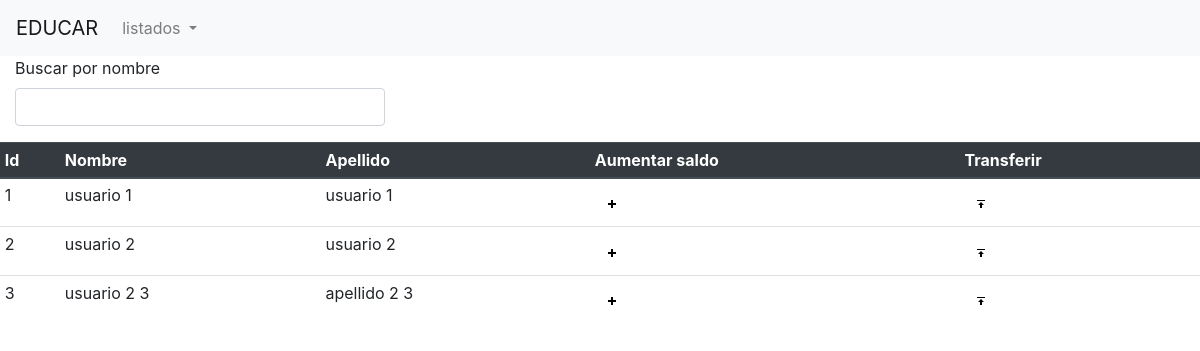
The page / on the database its author committed.
### tables this page shows
CREATE TABLE `usuario` (
  `ID_USUARIO` int(11) NOT NULL,
  `NOMBRE` varchar(45) NOT NULL,
  `APELLIDO` varchar(45) NOT NULL,
  `SALDO` varchar(45) NOT NULL
);

### Admin/ComparModelo.php (called while the page is built, shortened)
<?php
class Conexion {
  private $servidor = "sql302.epizy.com";
  private $usuario = "epiz_28376393";
  private $contrasena = "WbnuPIIhQtKdzbn";
  private $based = "epiz_28376393_educar";
  private $conexion;
  private $result;
  public function conectar() {
    $this->conexion = new mysqli(
        $this->servidor, $this->usuario, $this->contrasena, $this->based
    );
    return true;
  }
  public function consulta($Campos, $Tabla, $Criterio, $Orden, $adicion = '', $adicionFin = '') {
    $sql = " SELECT $Campos FROM $Tabla";
    if (!empty($Orden)) {
      $sql = $sql . " ORDER BY $Orden";
    }
    if ($this->result = $this->conexion->query($sql)) {
    }
  }
  function sigRegistro() {
    return $this->result->fetch_assoc();
  }
}

### index.php (the view, shortened to what this page needs)
<?php
include 'Admin/ComparModelo.php';
?>
<!doctype html>
<html lang="es">
<head>
    <link rel="stylesheet" href="bootstrap-4/4.1/css/bootstrap.min.css" />
</head>
<body>
    <div class="" style="width : 100%; height : 100vh;">
        <?php
        include('menu.php');
        ?>
        <div class="form-group col-4">
            <label>Buscar por nombre</label>
            <input type="text" class="form-control buscar" id="buscar" name="buscar">
        </div>
        <div>
            <table class="table tableUsuarios table-sm table-hover">
                <thead class="thead-dark">
                    <tr>
                        <th style="width : 60px;">Id</th>
                        <th>Nombre</th>
                        <th>Apellido</th>
                        <th>Aumentar saldo</th>
                        <th>Transferir</th>
                    </tr>
                </thead>
                <tbody>
                    <?php
                    $DB = new Conexion();
                    $DB->conectar();
                        $DB->Consulta('ID_USUARIO, NOMBRE, APELLIDO', 'usuario', '', 'ID_USUARIO');
                    while ($usuario = $DB->sigRegistro()) {
                    ?>
                        <tr>
                            <td><?php echo $usuario['ID_USUARIO']; ?></td>
                            <td><?php echo $usuario['NOMBRE']; ?></td>
                            <td><?php echo $usuario['APELLIDO']; ?></td>
                            <td>
                                <button onclick="aumentarSaldo(<?php echo $usuario['ID_USUARIO']; ?>)" type="button" class="btn btn-primary-outline aumentarSaldo" data-toggle="modal" data-target="#exampleModal"><img src="bootstrap-4/open-iconic-master/svg/plus.svg"></button>
                            </td>
                            <td>
                                <button onclick="transferir(<?php echo $usuario['ID_USUARIO']; ?>)" id="transferir" type="button" class="btn btn-primary-outline transferir" data-toggle="modal" data-target="#exampleModal"><img src="bootstrap-4/open-iconic-master/svg/data-transfer-upload.svg"></button>
                            </td>
                        </tr>
                    <?php
                    }
                    ?>
                </tbody>
            </table>
        </div>
    </div>
</body>
</html>

### rows shown on the page
usuario: ID_USUARIO "1", NOMBRE "usuario 1", APELLIDO "usuario 1"
usuario: ID_USUARIO "2", NOMBRE "usuario 2", APELLIDO "usuario 2"
usuario: ID_USUARIO "3", NOMBRE "usuario 2 3", APELLIDO "apellido 2 3"
